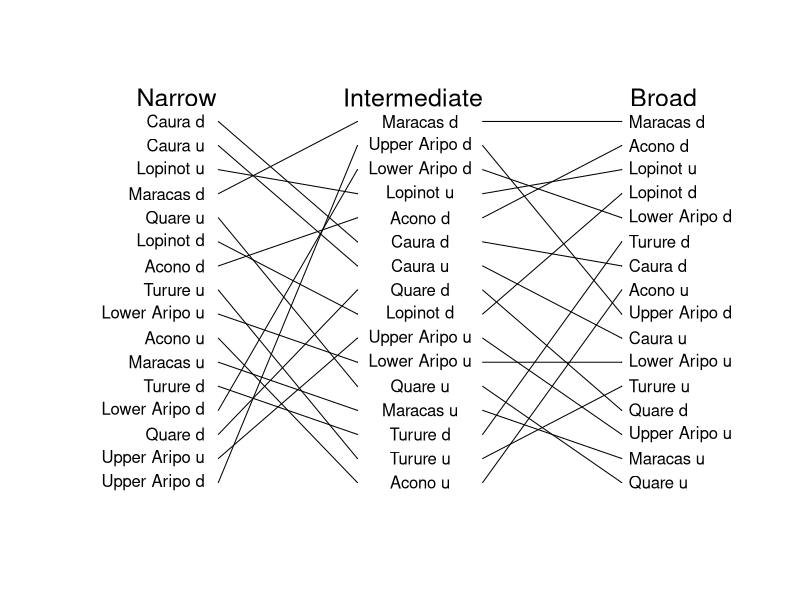

Recreate this plot in R.
## ---- chunk 1
###Making a plot of how high pressure predation sites are when measured in 
#different levels of predation

setwd("C:\\Users\\faj\\Documents\\OneDrive for Business\\research\\FishPredation\\Data")

library(dplyr)
library(tidyr)
library(ggplot2)
library(lme4)
library(Cairo)


#preparing data 

fishDataAll <- read.csv("Fish data June 2017.csv")
head(fishDataAll)
str(fishDataAll)
levels(fishDataAll$species)
selectMonths <- c("07", "08")# i am selecting out these months because then i can use the last timepoint 


group12 <- c("Hoplias malabaricus", "Crenicichla frenata", "Gymnotus carapo", "Anablepsoides hartii",
			"Cichlasoma taenia", "Cichlasoma taenia", "Corynopoma riisei", "Roeboides dientonito", 
			"Agonostomus monticola", "Rhamdia quelen", "andinoacara pulcher", "Hemigrammus unilineatus", "Rivulus hartii")


#select data from only the July and Auguest, and remove first year 
SelectData <- fishDataAll %>% 
	separate(date, c("Day", "Month", "Year"), sep = "/") %>%
	filter(Year != 2010)%>%
	filter(Month %in% selectMonths)

fishData <- data.frame(SelectData)

#calculate biomass
fishData$TotBiomass <- (fishData$numbercaught + fishData$numberseen)* fishData$weight


#calculating percentage biomass
TotBioSite<- fishData %>% 
	group_by(site, Year) %>%
	summarise(BiomasSiteSum = sum(TotBiomass, na.rm=TRUE))

siteBiomass <- data.frame(TotBioSite)

#Narrow Predation data
#-------------------------

#sum biomass per site and year
predatorsBioN <- fishData %>% 
	filter(species == "Hoplias malabaricus" | species == "Crenicichla frenata") %>%
	group_by(site, Year) %>%
	summarise(BiomassSum = sum(TotBiomass))

predatorsBio <- data.frame(predatorsBioN)
predatorsBio$Year <- as.numeric(predatorsBio$Year)
siteBiomass$Year <- as.numeric(siteBiomass$Year)

FishDataTot <- merge(siteBiomass, predatorsBio, by = c("site" ,"Year"),all=TRUE) # this makes sure i 
#know what years had no predators recoreded in 
head(FishDataTot)
FishDataTot$BiomassSum[is.na(FishDataTot$BiomassSum)] <- 0

FishDataTot$PropMass <- FishDataTot$BiomassSum / FishDataTot$BiomasSiteSum

Narrow <- aggregate(FishDataTot$PropMass, list(FishDataTot$site), mean, na.rm=TRUE)

orderNarrow <- Narrow[order(Narrow$x),]
head(orderNarrow)

orderNarrow$predOrderN <- c(1:nrow(orderNarrow))

#Middle predation 
#------------------------------

#there are no fsih of species Anablepsoides hartii

#sum biomass per site and year
predatorsBioM <- fishData %>% 
	filter(species == "Hoplias malabaricus" | species == "Crenicichla frenata" | 
		species == "Gymnotus carapo" | species == "Rivulus hartii") %>%
	group_by(site, Year) %>%
	summarise(BiomassSum = sum(TotBiomass))

predatorsBioMl <- data.frame(predatorsBioM)

predatorsBioMl$Year <- as.numeric(predatorsBioMl$Year)

FishDataTotM <- merge(siteBiomass, predatorsBioM, by = c("site" ,"Year"),all=TRUE) # this makes sure i 
#know what years had no predators recoreded in 
head(FishDataTotM)
FishDataTotM$BiomassSum[is.na(FishDataTotM$BiomassSum)] <- 0

FishDataTotM$PropMass <- FishDataTotM$BiomassSum / FishDataTotM$BiomasSiteSum


Middle <- aggregate(FishDataTotM$BiomassSum, list(FishDataTotM$site), mean, na.rm=TRUE)

orderMiddle<- Middle[order(Middle$x),]
head(orderMiddle)

orderMiddle$predOrderM <- c(1:nrow(orderMiddle))

#Wide predation 
#------------------------------

#there are no fsih of species Anablepsoides hartii

#sum biomass per site and year
predatorsBioW <- fishData %>% 
	filter(species %in% group12) %>%
	group_by(site, Year) %>%
	summarise(BiomassSum = sum(TotBiomass))

predatorsBioWd <- data.frame(predatorsBioW)

predatorsBioWd$Year <- as.numeric(predatorsBioWd$Year)

FishDataTotW <- merge(siteBiomass, predatorsBioW, by = c("site" ,"Year"),all=TRUE) # this makes sure i 
#know what years had no predators recoreded in 
head(FishDataTotW)
FishDataTotW$BiomassSum[is.na(FishDataTotW$BiomassSum)] <- 0

FishDataTotW$PropMass <- FishDataTotW$BiomassSum / FishDataTotW$BiomasSiteSum

Wide <- aggregate(FishDataTotW$BiomassSum, list(FishDataTotW$site), mean, na.rm=TRUE)

orderWide<- Wide[order(Wide$x),]
head(orderWide)

orderWide$predOrderW <- c(1:nrow(orderWide))


##merge all data 
#-----------------------------

orderNM <- merge(orderNarrow, orderMiddle, by = "Group.1")
orderNMW <- merge(orderNM, orderWide, by = "Group.1")

## ---- chunk 2

Cairo(file="C:\\Users\\faj\\Documents\\OneDrive for Business\\research\\bioTIME\\users\\Faith\\TriniFishPredation\\Biomass_tangle.png",
      type="png",
      units="in", 
      width=10,
      height=6,
      pointsize=12,
      dpi=100)

plotSetup <- data.frame(cbind(c(1:17),c(20:110))) # data to plot onto emptyp plot
plot(x = plotSetup$X2, y = plotSetup$X1, col="white", axes=FALSE , ylab = " ", xlab = "  ")

#plot arrows
arrows(x0 = 36, y0 = orderNMW$predOrderN, x1 = 56, y1 = orderNMW$predOrderM, length = 0.001)
arrows(x0 = 74, y0 = orderNMW$predOrderM, x1 = 94, y1 = orderNMW$predOrderW, length = 0.001)


#plotting text 
text(x = 34, y = orderNMW$predOrderN, labels = orderNMW$Group.1, adj = c(1,NA))
text(x = 65, y = orderNMW$predOrderM, labels = orderNMW$Group.1)
text(x = 95, y = orderNMW$predOrderW, labels = orderNMW$Group.1, adj = c(0,NA))

text(x = 30, y = 17, labels = "Narrow", cex = 1.5)
text(x = 64, y = 17, labels = "Intermediate", cex = 1.5)
text(x = 100, y = 17, labels = "Broad", cex = 1.5)

dev.off()

## ---- chunk 3
rownames(orderNMW) <- orderNMW$Group.1
corOrderNMW <- orderNMW[,c(2, 4, 6)] 
names(corOrderNMW ) <- c("Narrow", "Middle", "Wide")
cor(corOrderNMW, method="spearman")
